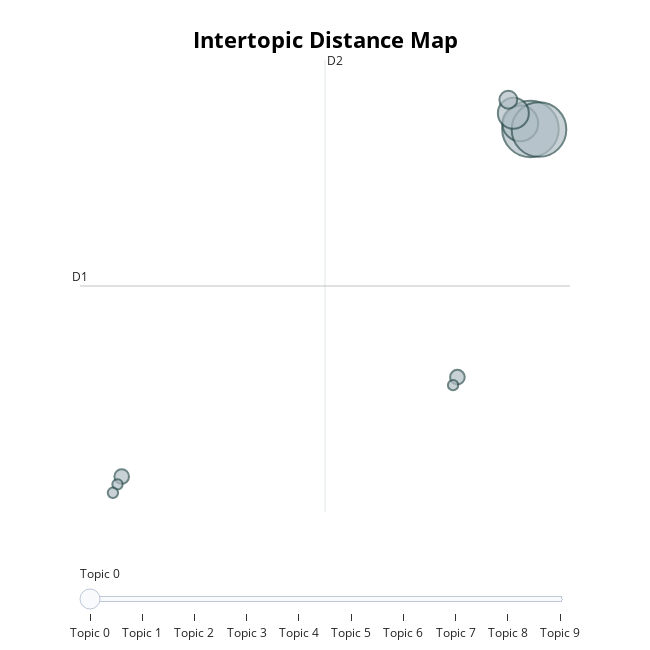

The notebook cell saved with this chart:
### Code cell
topic_model.visualize_topics()

### Figure 1 — Plotly figure (JSON) as saved in the notebook; plotly's stock layout.template omitted (floating-point values rounded to 4 significant figures)
{"data": [{"customdata": [[0, "_ptitconfessions | ptit_confessions | httpbitlyptitcfshn | _ptitcfs | _congdongptit", 30], [1, "_ptitconfessions | _ptitcfs | httpbitlyptitcfshn | ptitcfshanoi | _ptitmaidinh", 12], [2, "lội | lọ_lem | trảy_hội | bơi | ptit", 2], [3, "_ptitconfessions | ptit_confessions | httpbitlyptitcfshn | _ptitcfs | ptitcfshanoi", 28], [4, "malibu | barbershop | thế_sinh |  | ", 2], [5, "clb_guitar_ptit | guitar_ptit | httpsdrivegooglecomfiledpnrtnlnahilbxejgurhmyqfwwsviewuspsharing | ptit_guitar_club | thông_báo", 9], [6, "học_viện_hoàng_gia | đẻ | may_mắn |  | ", 1], [7, "ptit_nạ | hẹn |  |  | ", 1], [8, "xiên | nhểy | mỹ_đình | start | lập", 1], [9, "inf | fpt_softwarexem | tung | cfs | itfest", 3]], "hovertemplate": "<b>Topic %{customdata[0]}</b><br>%{customdata[1]}<br>Size: %{customdata[2]}", "legendgroup": "", "marker": {"color": "#B0BEC5", "line": {"color": "DarkSlateGrey", "width": 2}, "size": [30, 12, 2, 28, 2, 9, 1, 1, 1, 3], "sizemode": "area", "sizeref": 0.01875, "symbol": "circle"}, "mode": "markers", "name": "", "orientation": "v", "showlegend": false, "type": "scatter", "x": [13.15, 12.48, 8.304, 13.72, -13.98, 12.02, -14.26, -14.57, 8.018, 11.69], "xaxis": "x", "y": [8.467, 8.664, -0.4509, 8.445, -4.02, 9.029, -4.3, -4.604, -0.7371, 9.515], "yaxis": "y"}], "layout": {"annotations": [{"showarrow": false, "text": "D1", "x": -16.75, "y": 2.824, "yshift": 10}, {"showarrow": false, "text": "D2", "x": -0.4857, "xshift": 10, "y": 10.94}], "height": 650, "hoverlabel": {"bgcolor": "white", "font": {"family": "Rockwell", "size": 16}}, "legend": {"itemsizing": "constant", "tracegroupgap": 0}, "margin": {"t": 60}, "shapes": [{"line": {"color": "#CFD8DC", "width": 2}, "type": "line", "x0": -0.4857, "x1": -0.4857, "y0": -5.295, "y1": 10.94}, {"line": {"color": "#9E9E9E", "width": 2}, "type": "line", "x0": -16.75, "x1": 15.78, "y0": 2.824, "y1": 2.824}], "sliders": [{"active": 0, "pad": {"t": 50}, "steps": [{"args": [{"marker.color": [["red", "#B0BEC5", "#B0BEC5", "#B0BEC5", "#B0BEC5", "#B0BEC5", "#B0BEC5", "#B0BEC5", "#B0BEC5", "#B0BEC5"]]}], "label": "Topic 0", "method": "update"}, {"args": [{"marker.color": [["#B0BEC5", "red", "#B0BEC5", "#B0BEC5", "#B0BEC5", "#B0BEC5", "#B0BEC5", "#B0BEC5", "#B0BEC5", "#B0BEC5"]]}], "label": "Topic 1", "method": "update"}, {"args": [{"marker.color": [["#B0BEC5", "#B0BEC5", "red", "#B0BEC5", "#B0BEC5", "#B0BEC5", "#B0BEC5", "#B0BEC5", "#B0BEC5", "#B0BEC5"]]}], "label": "Topic 2", "method": "update"}, {"args": [{"marker.color": [["#B0BEC5", "#B0BEC5", "#B0BEC5", "red", "#B0BEC5", "#B0BEC5", "#B0BEC5", "#B0BEC5", "#B0BEC5", "#B0BEC5"]]}], "label": "Topic 3", "method": "update"}, {"args": [{"marker.color": [["#B0BEC5", "#B0BEC5", "#B0BEC5", "#B0BEC5", "red", "#B0BEC5", "#B0BEC5", "#B0BEC5", "#B0BEC5", "#B0BEC5"]]}], "label": "Topic 4", "method": "update"}, {"args": [{"marker.color": [["#B0BEC5", "#B0BEC5", "#B0BEC5", "#B0BEC5", "#B0BEC5", "red", "#B0BEC5", "#B0BEC5", "#B0BEC5", "#B0BEC5"]]}], "label": "Topic 5", "method": "update"}, {"args": [{"marker.color": [["#B0BEC5", "#B0BEC5", "#B0BEC5", "#B0BEC5", "#B0BEC5", "#B0BEC5", "red", "#B0BEC5", "#B0BEC5", "#B0BEC5"]]}], "label": "Topic 6", "method": "update"}, {"args": [{"marker.color": [["#B0BEC5", "#B0BEC5", "#B0BEC5", "#B0BEC5", "#B0BEC5", "#B0BEC5", "#B0BEC5", "red", "#B0BEC5", "#B0BEC5"]]}], "label": "Topic 7", "method": "update"}, {"args": [{"marker.color": [["#B0BEC5", "#B0BEC5", "#B0BEC5", "#B0BEC5", "#B0BEC5", "#B0BEC5", "#B0BEC5", "#B0BEC5", "red", "#B0BEC5"]]}], "label": "Topic 8", "method": "update"}, {"args": [{"marker.color": [["#B0BEC5", "#B0BEC5", "#B0BEC5", "#B0BEC5", "#B0BEC5", "#B0BEC5", "#B0BEC5", "#B0BEC5", "#B0BEC5", "red"]]}], "label": "Topic 9", "method": "update"}]}], "title": {"font": {"color": "Black", "size": 22}, "text": "<b>Intertopic Distance Map</b>", "x": 0.5, "xanchor": "center", "y": 0.95, "yanchor": "top"}, "width": 650, "xaxis": {"anchor": "y", "domain": [0, 1], "range": [-16.75, 15.78], "title": {"text": ""}, "visible": false}, "yaxis": {"anchor": "x", "domain": [0, 1], "range": [-5.295, 10.94], "title": {"text": ""}, "visible": false}}}
